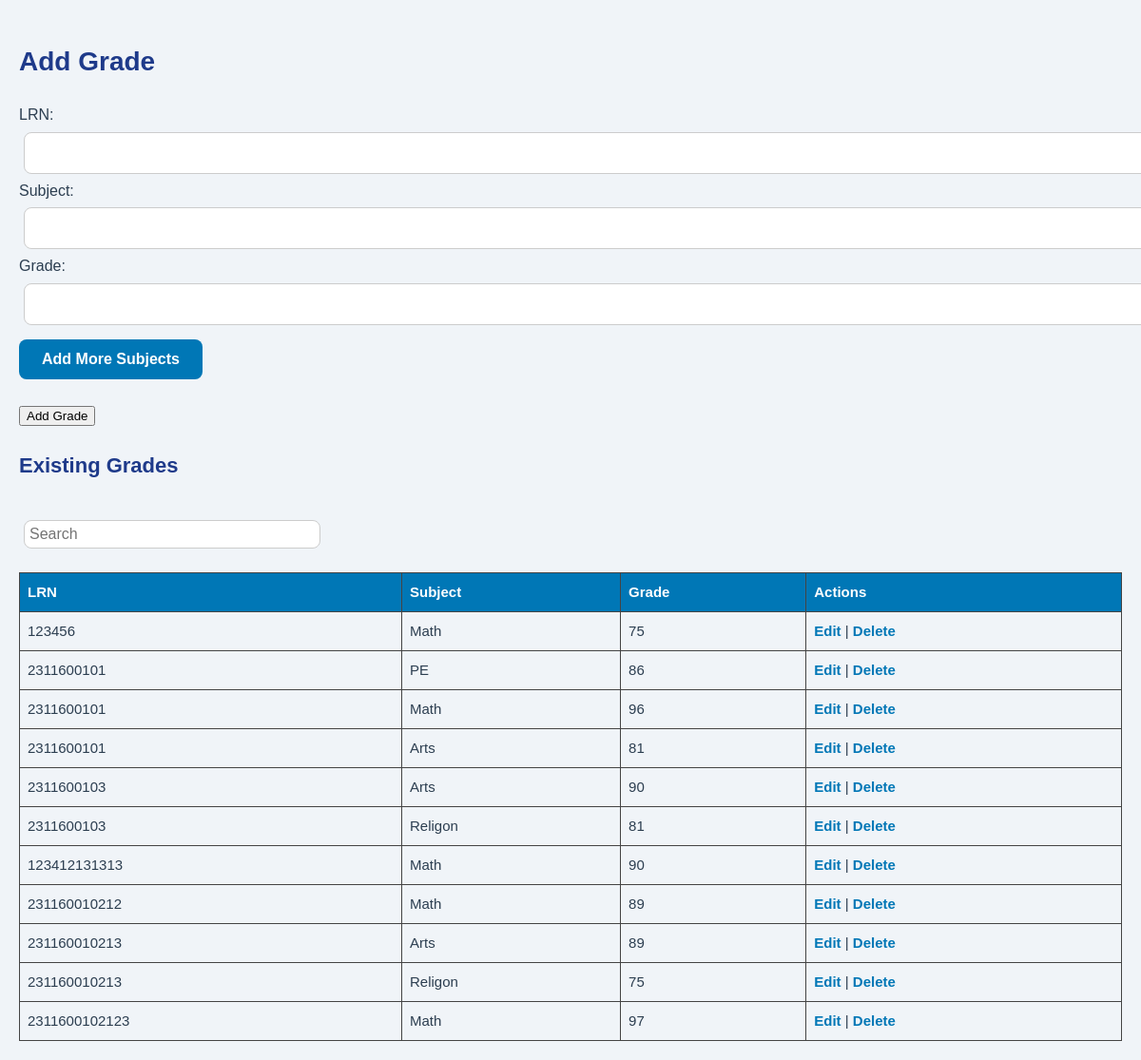
The page /grades.php on the database as committed earlier.
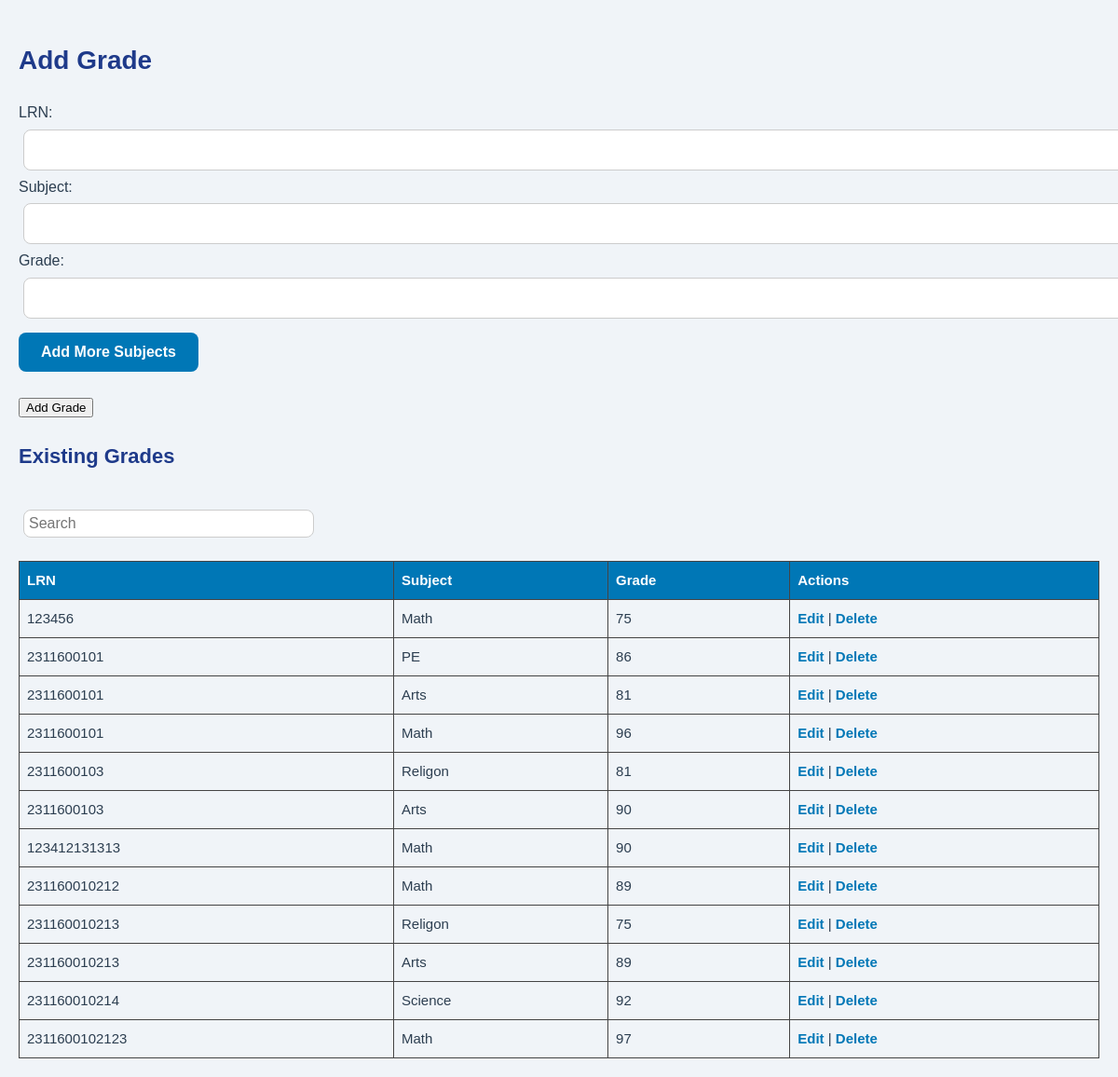
The same page on the database as committed later.
### tables this page shows
CREATE TABLE `grades` (
  `id` int(11) NOT NULL,
  `student_id` bigint(20) NOT NULL,
  `subject` varchar(100) NOT NULL,
  `grade` varchar(10) NOT NULL
);

### grades.php (the view, shortened to what this page needs)
<?php
include 'db.php';
?>
<!DOCTYPE html>
<html>
<head>
    <link rel="stylesheet" type="text/css" href="css/admin.css">
</head>
<body>
<h2>Add Grade</h2>
<form method="POST" action="grades.php">
    LRN: <input type="text" name="student_id" required><br>
    <div id="addSubjects">
        Subject: <input type="text" name="subject[]" required>
        Grade: <input type="text" name="grade[]" required><br>
    </div>
    <button type="button" onclick="addMore()">Add More Subjects</button><br><br>
    <input type="submit" value="Add Grade">
</form>
<h3>Existing Grades</h3>
<input type="text" id="searchInput" placeholder="Search" style="margin-top: 20px; padding: 5px; width: 300px;">
<table>
    <tr><th>LRN</th><th>Subject</th><th>Grade</th><th>Actions</th></tr>
    <?php
    $result = $conn->query("SELECT * FROM grades ORDER BY student_id");
    if ($result) {
        while($row = $result->fetch_assoc()) {
            echo "<tr>
                    <td>{$row['student_id']}</td>
                    <td>{$row['subject']}</td>
                    <td>{$row['grade']}</td>
                    <td>
                        <a href='grades.php?edit_lrn={$row['student_id']}'>Edit</a> |
                        <a href='grades.php?delete={$row['id']}' onclick=\"return confirm('Delete this grade?')\">Delete</a>
                    </td>
                  </tr>";
        }
    }
    ?>
</table>
</body>
</html>

### css/admin.css (style rules this page uses)
body { font-family: 'Poppins', sans-serif; background: #f0f4f8; color: #2c3e50; margin: 0; padding: 30px; line-height: 1.6; }
h2, h3 { color: #1e3a8a; margin-bottom: 20px; font-weight: 700; }
h2 { font-size: 28px; }
h3 { font-size: 22px; }
input[type="text"] { width: 100%; padding: 12px 14px; margin: 12px 0; border: 1px solid #ccc; border-radius: 8px; font-size: 16px; background: #fff; }
button { padding: 12px 24px; background-color: #0077b6; color: #fff; border: none; border-radius: 8px; cursor: pointer; font-size: 16px; font-weight: 600; transition: background 0.2s ease; }
table { width: 100%; margin-top: 30px; border-collapse: collapse; }
th, td { padding: 14px; text-align: left; border-bottom: 1px solid #ddd; font-size: 15px; }
th { background-color: #0077b6; color: #fff; }
a { color: #0077b6; text-decoration: none; font-weight: 600; }

### grades.php (style rules this page uses)
body { font-family: Arial; padding: 20px; }
input[type="text"] { margin: 5px; }
table, th, td { border: 1px solid #444; border-collapse: collapse; padding: 8px; }
table { margin-top: 20px; width: 100%; }
button { margin-top: 10px; }

Rows that differ between the two databases and show on the page:
shown differently, row unchanged: grades (number 3 of 12 on the later page): moves up the list
shown differently, row unchanged: grades (number 5 of 12 on the later page): moves up the list
shown differently, row unchanged: grades (number 9 of 12 on the later page): moves up the list
added grades: student "231160010214", subject "Science", grade "92"
